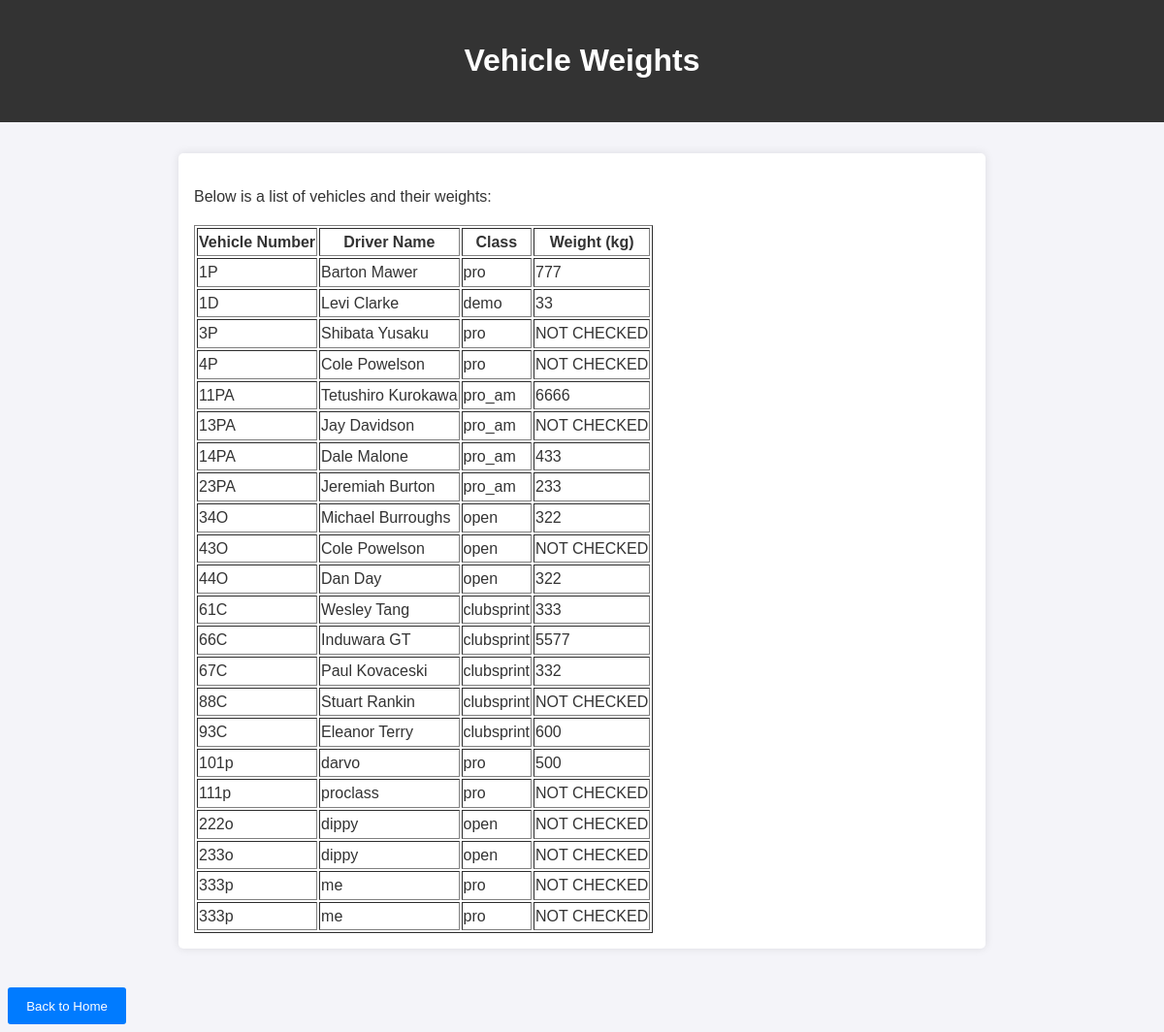
Page /vehicle_weights (signed in) on the committed database.
### models.py (models this page shows)
class Entry(db.Model):
    __tablename__ = 'entries'
    id = db.Column(db.Integer, primary_key=True)  # Unique ID for each entry
    vehicle_number = db.Column(db.String(5), nullable=False)
    vehicle_make = db.Column(db.String(255), nullable=False)
    vehicle_model = db.Column(db.String(255), nullable=False)
    vehicle_type = db.Column(db.String(2), nullable=False, default='W')
    garage_number = db.Column(db.String(255), nullable=True)
    log_book_number = db.Column(db.String(255), nullable=True)
    licence_number = db.Column(db.String(255), nullable=False, default='000000')
    driver_name = db.Column(db.String(255), nullable=False)
    team_name = db.Column(db.String(255), nullable=True)
    class_type = db.Column(db.String(255), nullable=True)  # Renamed from 'class'
    Inspection_report = db.Column(db.Boolean, nullable=False, default=False)
    approved_to_start = db.Column(db.Boolean, nullable=False, default=False)
    failed_items = db.Column(db.Boolean, nullable=False, default=False)
    inspection_checklist = db.relationship('InspectionChecklist', backref='entry', lazy=True)

class InspectionItem(db.Model):
    __tablename__ = 'inspection_items'
    id = db.Column(db.Integer, primary_key=True)
    checklist_id = db.Column(db.Integer, db.ForeignKey('inspection_checklists.id'), nullable=False)
    item_name = db.Column(db.String(255), nullable=False)
    status = db.Column(db.String(50), nullable=False, default='Pending')
    brand = db.Column(db.String(255), nullable=True)
    standard = db.Column(db.String(255), nullable=True)
    expiry_date = db.Column(db.Date, nullable=True)
    rops = db.Column(db.String(255), nullable=True)
    brand_required = db.Column(db.Boolean, default=False)
    standard_required = db.Column(db.Boolean, default=False)
    expiry_date_required = db.Column(db.Boolean, default=False)
    rops_required = db.Column(db.Boolean, default=False)
    value = db.Column(db.String(255), nullable=True)

### app.py (the view)
@app.route('/vehicle_weights')
@login_required
def vehicle_weights():
    vehicles = db.session.query(
        Entry.vehicle_number,
        Entry.driver_name,
        Entry.class_type,
        InspectionItem.value.label('vehicle_weight')
    ).join(InspectionChecklist, Entry.id == InspectionChecklist.entry_id) \
     .join(InspectionItem, InspectionChecklist.id == InspectionItem.checklist_id) \
     .filter(InspectionItem.item_name == "Vehicle Weight") \
     .order_by(
    func.cast(
        func.substr(
            Entry.vehicle_number,
            1,
            func.instr(Entry.vehicle_number + 'A', 'A') - 1
        ),
        Integer
    )
).all()
    print("Vehicles Data:", vehicles)
    return render_template('vehicle_weights.html', vehicles=vehicles)

### app.py (called while the page is built)
@login_manager.user_loader
def load_user(user_id):
    return User.query.get(int(user_id))  # Fetch user by ID

@app.before_request
def enable_foreign_keys():
    if 'sqlite' in SQLALCHEMY_DATABASE_URI:
        with db.engine.connect() as connection:
            connection.execute(text("PRAGMA foreign_keys=ON"))

### templates/vehicle_weights.html (shortened to what this page needs)
<!DOCTYPE html>
<html lang="en">
<head>
  <link rel="stylesheet" href="{{ url_for('static', filename='styles.css') }}">
</head>
<body>
  <header>
    <h1>Vehicle Weights</h1>
  </header>
  <section>
    <p>Below is a list of vehicles and their weights:</p>
    <table border="1">
      <thead>
        <tr>
          <th>Vehicle Number</th>
          <th>Driver Name</th>
          <th>Class</th>
          <th>Weight (kg)</th>
        </tr>
      </thead>
      <tbody>
        {% for vehicle in vehicles %}
        <tr>
          <td>{{ vehicle.vehicle_number }}</td>
          <td>{{ vehicle.driver_name }}</td>
          <td>{{ vehicle.class_type }}</td>
          <td>{{ vehicle.vehicle_weight or "NOT CHECKED" }}</td>
        </tr>
        {% endfor %}
      </tbody>
    </table>
  </section>
  <button onclick="window.location.href='/'">Back to Home</button>
</body>
</html>

### static/styles.css (style rules this page uses)
body { font-family: Arial, sans-serif; line-height: 1.6; margin: 0; padding: 0; background-color: #f4f4f9; color: #333; }
header { background: #333; color: #fff; padding: 1rem 0; text-align: center; }
section { margin: 2rem auto; padding: 1rem; max-width: 800px; background: #fff; box-shadow: 0 0 10px rgba(0, 0, 0, 0.1); border-radius: 5px; }
button { margin: 0.5rem; padding: 0.7rem 1.2rem; background: #007BFF; border: none; color: white; border-radius: 3px; cursor: pointer; }

### rows in the picture
Entry: vehicle_number "1P", driver_name "Barton Mawer", class_type "pro", value "777"
Entry: vehicle_number "1D", driver_name "Levi Clarke", class_type "demo", value "33"
Entry: vehicle_number "3P", driver_name "Shibata Yusaku", class_type "pro", vehicle_weight "NOT CHECKED"
Entry: vehicle_number "4P", driver_name "Cole Powelson", class_type "pro", vehicle_weight "NOT CHECKED"
Entry: vehicle_number "11PA", driver_name "Tetushiro Kurokawa", class_type "pro_am", value "6666"
Entry: vehicle_number "13PA", driver_name "Jay Davidson", class_type "pro_am", vehicle_weight "NOT CHECKED"
Entry: vehicle_number "14PA", driver_name "Dale Malone", class_type "pro_am", value "433"
Entry: vehicle_number "23PA", driver_name "Jeremiah Burton", class_type "pro_am", value "233"
Entry: vehicle_number "34O", driver_name "Michael Burroughs", class_type "open", value "322"
Entry: vehicle_number "43O", driver_name "Cole Powelson", class_type "open", vehicle_weight "NOT CHECKED"
Entry: vehicle_number "44O", driver_name "Dan Day", class_type "open", value "322"
Entry: vehicle_number "61C", driver_name "Wesley Tang", class_type "clubsprint", value "333"
Entry: vehicle_number "66C", driver_name "Induwara GT", class_type "clubsprint", value "5577"
Entry: vehicle_number "67C", driver_name "Paul Kovaceski", class_type "clubsprint", value "332"
Entry: vehicle_number "88C", driver_name "Stuart Rankin", class_type "clubsprint", vehicle_weight "NOT CHECKED"
Entry: vehicle_number "93C", driver_name "Eleanor Terry", class_type "clubsprint", value "600"
Entry: vehicle_number "101p", driver_name "darvo", class_type "pro", value "500"
Entry: vehicle_number "111p", driver_name "proclass", class_type "pro", vehicle_weight "NOT CHECKED"
Entry: vehicle_number "222o", driver_name "dippy", class_type "open", vehicle_weight "NOT CHECKED"
Entry: vehicle_number "233o", driver_name "dippy", class_type "open", vehicle_weight "NOT CHECKED"
Entry: vehicle_number "333p", driver_name "me", class_type "pro", vehicle_weight "NOT CHECKED"
Entry: vehicle_number "333p", driver_name "me", class_type "pro", vehicle_weight "NOT CHECKED"
